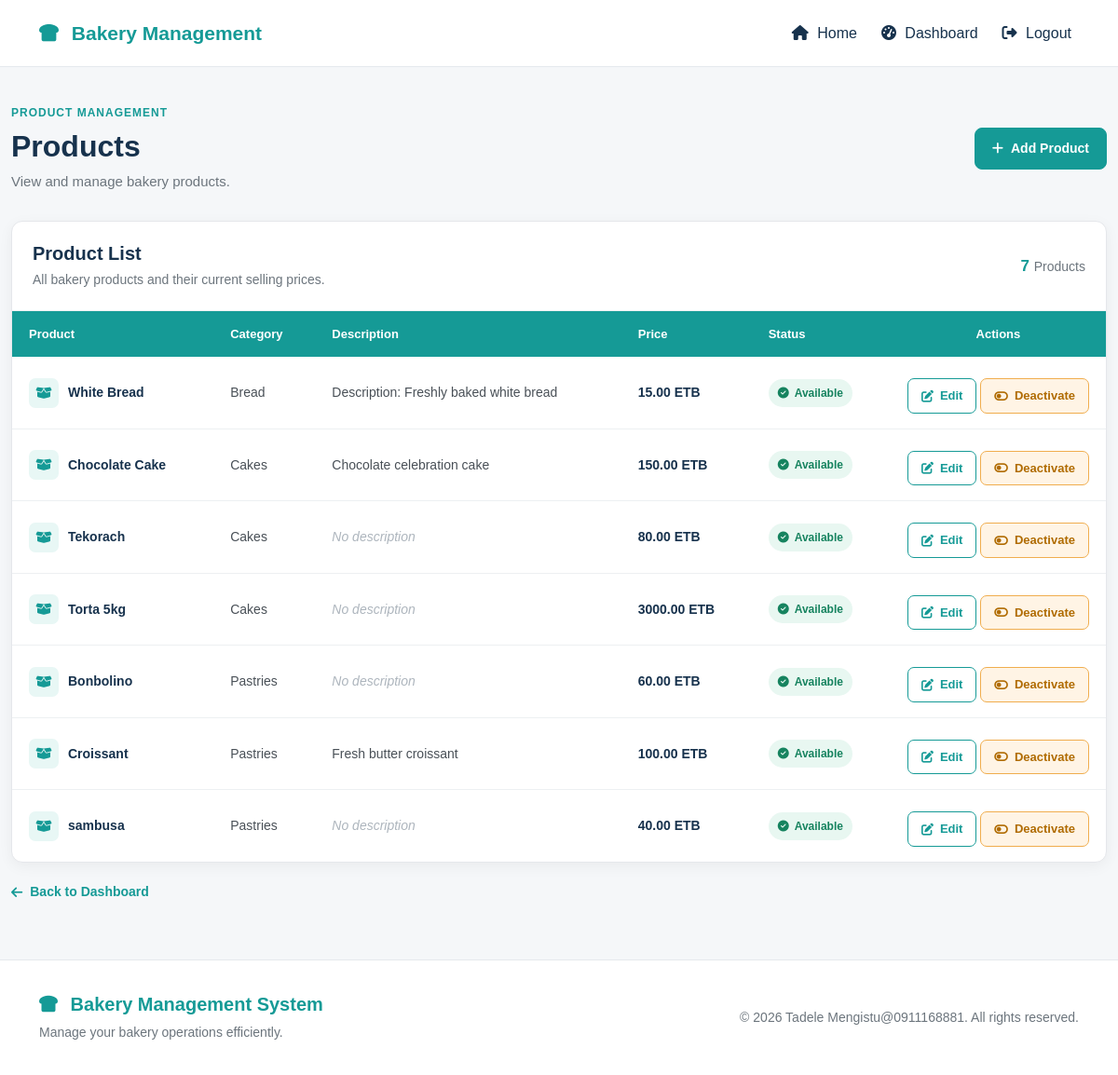
The app's page /products/ (signed in) with its own data.
### bekapp/models.py (models this page shows, shortened)
class Product(models.Model):
    category = models.ForeignKey(
        Category,
        on_delete=models.PROTECT,
        related_name="products",
    )
    name = models.CharField(max_length=150)
    description = models.TextField(blank=True)
    price = models.DecimalField(
        max_digits=10,
        decimal_places=2,
    )
    image = models.ImageField(
        upload_to="products/",
        blank=True,
        null=True,
    )
    is_available = models.BooleanField(default=True)
    created_at = models.DateTimeField(auto_now_add=True)
    updated_at = models.DateTimeField(auto_now=True)
    class Meta:
        ordering = ["name"]

class Category(models.Model):
    name = models.CharField(max_length=100, unique=True)
    description = models.TextField(blank=True)
    is_active = models.BooleanField(default=True)
    created_at = models.DateTimeField(auto_now_add=True)
    updated_at = models.DateTimeField(auto_now=True)
    class Meta:
        ordering = ["name"]
        verbose_name_plural = "Categories"

### bekapp/views.py (the view)
def product_list(request):
    if not request.user.is_authenticated:
        return redirect('login')
    if request.user.role not in [
        'OWNER',
        'PRODUCTION_MANAGER',
        'CASHIER',
    ]:
        return redirect('dashboard')
    products = Product.objects.select_related(
        'category',
    ).all().order_by(
        'category__name',
        'name'
    )
    return render(
        request,
        'bekapp/product_list.html',
        {
            'products': products,
        }
    )

### bekapp/templates/bekapp/product_list.html (shortened to what this page needs)
{% extends 'bekapp/base.html' %}
{% load static %}
{% block extra_css %}
<link
    rel="stylesheet"
    href="{% static 'bekapp/css/product-list.css' %}"
>
{% endblock %}
{% block content %}
<section class="products-page">
    <div class="container-fluid">
        <div class="products-header">
            <div class="products-header-text">
                <span class="products-label">
                    PRODUCT MANAGEMENT
                </span>
                <h1>
                    Products
                </h1>
                <p>
                    View and manage bakery products.
                </p>
            </div>
            {% if request.user.role == 'OWNER' or request.user.role == 'PRODUCTION_MANAGER' %}
                <a
                    href="{% url 'product_create' %}"
                    class="products-add-button"
                >
                    <i class="fa-solid fa-plus"></i>
                    Add Product
                </a>
            {% endif %}
        </div>
        <div class="products-card">
            <div class="products-card-header">
                <div>
                    <h2>
                        Product List
                    </h2>
                    <p>
                        All bakery products and their current selling prices.
                    </p>
                </div>
                <div class="products-total">
                    <strong>
                        {{ products|length }}
                    </strong>
                    Product{{ products|length|pluralize }}
                </div>
            </div>
            {% if products %}
                <div class="products-table-wrapper">
                    <table class="products-table">
                        <thead>
                            <tr>
                                <th>
                                    Product
                                </th>
                                <th>
                                    Category
                                </th>
                                <th>
                                    Description
                                </th>
                                <th>
                                    Price
                                </th>
                                <th>
                                    Status
                                </th>
                                {% if request.user.role == 'OWNER' or request.user.role == 'PRODUCTION_MANAGER' %}
                                    <th class="action-column">
                                        Actions
                                    </th>
                                {% endif %}
                            </tr>
                        </thead>
                        <tbody>
                            {% for product in products %}
                                <tr>
                                    <td>
                                        <div class="product-title">
                                            <span class="product-icon">
                                                <i class="fa-solid fa-box-open"></i>
                                            </span>
                                            <span>
                                                {{ product.name }}
                                            </span>
                                        </div>
                                    </td>
                                    <td>
                                        {% if product.category %}
                                            <span class="category-name">
                                                {{ product.category.name }}
                                            </span>
                                        {% else %}
                                            <span class="no-value">
                                                No category
                                            </span>
                                        {% endif %}
                                    </td>
                                    <td>
                                        {% if product.description %}
                                            <span class="description-text">
                                                {{ product.description }}
                                            </span>
                                        {% else %}
                                            <span class="no-value">
                                                No description
                                            </span>
                                        {% endif %}
                                    </td>
                                    <td>
                                        <span class="price-value">
                                            {{ product.price }} ETB
                                        </span>
                                    </td>
                                    <td>
                                        {% if product.is_available %}
                                            <span class="available-status">
                                                <i class="fa-solid fa-circle-check"></i>
                                                Available
                                            </span>
                                        {% else %}
                                            <span class="unavailable-status">
                                                <i class="fa-solid fa-circle-xmark"></i>
                                                Unavailable
                                            </span>
                                        {% endif %}
                                    </td>
                                    {% if request.user.role == 'OWNER' or request.user.role == 'PRODUCTION_MANAGER' %}
                                        <td class="action-column">
                                            <a
                                                href="{% url 'product_edit' product.id %}"
                                                class="product-edit-button"
                                            >
                                                <i class="fa-solid fa-pen-to-square"></i>
                                                Edit
                                            </a>
                                            {% if product.is_available %}
                                                <a
                                                    href="{% url 'product_toggle_status' product.id %}"
                                                    class="product-status-button deactivate-button"
                                                >
                                                    <i class="fa-solid fa-toggle-off"></i>
                                                    Deactivate
                                                </a>
                                            {% endif %}
                                        </td>
                                    {% endif %}
                                </tr>
                            {% endfor %}
                        </tbody>
                    </table>
                </div>
            {% endif %}
        </div>
        <div class="products-back">
            <a
                href="{% url 'owner_dashboard' %}"
                class="products-back-link"
            >
                <i class="fa-solid fa-arrow-left"></i>
                Back to Dashboard
            </a>
        </div>
    </div>
</section>
{% endblock %}

### bekapp/static/bekapp/css/style.css (style rules this page uses)
html, body { margin: 0; padding: 0; }
body { min-height: 100vh; background: #f5f7f9; color: #17324d; font-family: Arial, Helvetica, sans-serif; }

### bekapp/static/bekapp/css/product-list.css (style rules this page uses)
.products-page { padding: 40px 0 60px; }
.products-header { display: flex; align-items: center; justify-content: space-between; gap: 25px; margin-bottom: 30px; }
.products-header-text { min-width: 0; }
.products-label { display: block; margin-bottom: 8px; color: #159a96; font-size: 12px; font-weight: 700; letter-spacing: 1px; }
.products-header h1 { margin: 0 0 8px; color: #17324d; font-size: 32px; font-weight: 700; }
.products-header p { margin: 0; color: #6c757d; font-size: 15px; }
.products-add-button { display: inline-flex; align-items: center; justify-content: center; gap: 8px; padding: 11px 18px; background: #159a96; border: 1px solid #159a96; border-radius: 8px; color: #ffffff; font-size: 14px; font-weight: 600; text-decoration: none; white-space: nowrap; transition: 0.2s ease; }
.products-card { width: 100%; background: #ffffff; border: 1px solid #e5e7eb; border-radius: 12px; box-shadow: 0 4px 15px rgba(0, 0, 0, 0.05); overflow: hidden; }
.products-card-header { display: flex; align-items: center; justify-content: space-between; gap: 20px; padding: 22px; }
.products-card-header h2 { margin: 0 0 6px; color: #17324d; font-size: 20px; font-weight: 600; }
.products-card-header p { margin: 0; color: #6c757d; font-size: 14px; }
.products-total { color: #6c757d; font-size: 14px; white-space: nowrap; }
.products-total strong { color: #159a96; font-size: 17px; }
.products-table-wrapper { width: 100%; overflow-x: auto; border-top: 1px solid #edf0f2; }
.products-table { width: 100%; min-width: 1100px; border-collapse: collapse; table-layout: auto; }
.products-table thead { background: #159a96; }
.products-table thead th { padding: 15px 18px; color: #ffffff; font-size: 13px; font-weight: 600; text-align: left; white-space: nowrap; }
.products-table tbody td { padding: 16px 18px; border-bottom: 1px solid #edf0f2; color: #343a40; font-size: 14px; vertical-align: middle; }
.products-table tbody tr:last-child td { border-bottom: none; }
.product-title { display: flex; align-items: center; gap: 10px; color: #17324d; font-weight: 600; white-space: nowrap; }
.product-icon { display: inline-flex; align-items: center; justify-content: center; width: 32px; height: 32px; flex-shrink: 0; background: #e8f7f5; border-radius: 7px; color: #159a96; font-size: 14px; }
.category-name { color: #495057; white-space: nowrap; }
.description-text { color: #495057; }
.no-value { color: #adb5bd; font-style: italic; }
.price-value { color: #17324d; font-size: 14px; font-weight: 700; white-space: nowrap; }
.available-status, .unavailable-status { display: inline-flex; align-items: center; gap: 6px; padding: 6px 10px; border-radius: 20px; font-size: 12px; font-weight: 600; white-space: nowrap; }
.available-status { background: #e8f7f1; color: #16835f; }
.action-column { width: 120px; min-width: 120px; text-align: center !important; white-space: nowrap; }
.product-edit-button { display: inline-flex; align-items: center; justify-content: center; gap: 7px; padding: 8px 14px; background: #ffffff; border: 1px solid #159a96; border-radius: 7px; color: #159a96; font-size: 13px; font-weight: 600; text-decoration: none !important; white-space: nowrap; cursor: pointer; transition: 0.2s ease; }
.products-back { margin-top: 20px; }
.products-back-link { display: inline-flex; align-items: center; gap: 8px; color: #159a96; font-size: 14px; font-weight: 600; text-decoration: none; }
.product-status-button { display: inline-flex; align-items: center; justify-content: center; gap: 7px; margin-top: 7px; padding: 8px 14px; border-radius: 7px; font-size: 13px; font-weight: 600; text-decoration: none !important; white-space: nowrap; transition: 0.2s ease; }
.deactivate-button { background: #fff4e5; border: 1px solid #f0ad4e; color: #b06b00; }

### records on screen
Product: name "White Bread", category.name "Bread", description "Description: Freshly baked white bread", price "15.00", is_available True (drawn)
Product: name "Chocolate Cake", category.name "Cakes", description "Chocolate celebration cake", price "150.00", is_available True (drawn)
Product: name "Tekorach", category.name "Cakes", description "No description", price "80.00", is_available True (drawn)
Product: name "Torta 5kg", category.name "Cakes", description "No description", price "3000.00", is_available True (drawn)
Product: name "Bonbolino", category.name "Pastries", description "No description", price "60.00", is_available True (drawn)
Product: name "Croissant", category.name "Pastries", description "Fresh butter croissant", price "100.00", is_available True (drawn)
Product: name "sambusa", category.name "Pastries", description "No description", price "40.00", is_available True (drawn)

### other values on screen
{{ products|length }} "7"
